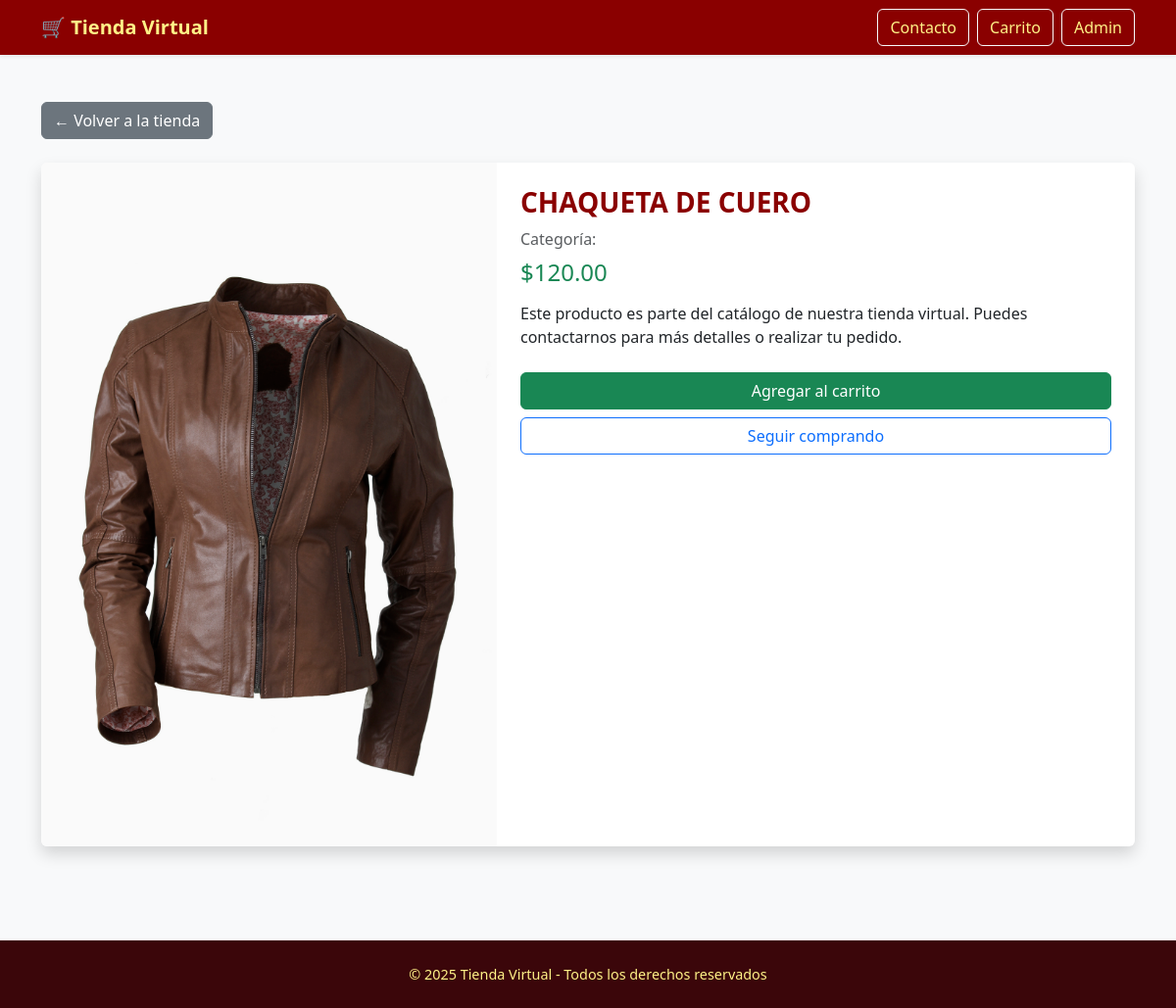
The page /index.php?action=detalle&id=7 on the database its author committed.
### tables this page shows
CREATE TABLE productos (
    id INT AUTO_INCREMENT PRIMARY KEY,
    nombre VARCHAR(100) NOT NULL,
    precio DECIMAL(10,2) NOT NULL,
    foto VARCHAR(255),
    categoria_id INT NOT NULL,
    FOREIGN KEY (categoria_id) REFERENCES categoria(id)
);

### app/controlador.php (called while the page is built, shortened)
<?php
require_once __DIR__ . '/../admin/modelo/ProductoDAO.php';
class Controller
{
    public function detalle($id)
    {
        require_once "admin/modelo/ProductoDAO.php";
        $dao = new ProductoDAO();
        $producto = $dao->buscarPorId($id);
        include "vista/detalle.php";
    }
}

### config/conexion.php (called while the page is built)
<?php
class Conexion {
    public static function conectar() {
        $env = parse_ini_file(__DIR__ . '/../.env');
        $host = $env['DB_HOST'] ?? 'localhost';
        $dbname = $env['DB_NAME'] ?? 'tienda';
        $user = $env['DB_USER'] ?? 'root';
        $pass = $env['DB_PASS'] ?? '';
        try {
            $pdo = new PDO("mysql:host=$host;dbname=$dbname", $user, $pass);
            $pdo->setAttribute(PDO::ATTR_ERRMODE, PDO::ERRMODE_EXCEPTION);
            return $pdo;
        } catch (PDOException $e) {
            die("Error en la conexión: " . $e->getMessage());
        }
    }
}

### admin/modelo/ProductoDAO.php (called while the page is built, shortened)
<?php
require_once __DIR__ . '/../../config/conexion.php';
class ProductoDAO
    {
        private $conexion;
        public function __construct()
        {
            $this->conexion = Conexion::conectar();
        }
        public function buscarPorId($id)
        {
            $sql = "SELECT * FROM productos WHERE id = ?";
            $stmt = $this->conexion->prepare($sql);
            $stmt->execute([$id]);
            return $stmt->fetch(PDO::FETCH_ASSOC);
        }
    }

### app/vista/detalle.php (the view, shortened to what this page needs)
<!DOCTYPE html>
<html lang="es">
<head>
    <link href="https://cdn.jsdelivr.net/npm/bootstrap@5.3.2/dist/css/bootstrap.min.css" rel="stylesheet">
    <link rel="stylesheet" href="assets/css/estilos.css?v=1.3">
</head>
<body class="bg-light">
    <nav class="navbar navbar-expand-lg navbar-dark bg-dark shadow-sm">
        <div class="container">
            <a class="navbar-brand fw-bold" href="index.php">🛒 Tienda Virtual</a>
            <div class="d-flex ms-auto">
                <a class="btn btn-outline-light me-2" href="index.php?action=contacto">Contacto</a>
                <a class="btn btn-outline-light me-2" href="index.php?action=verCarrito">Carrito</a>
                <a class="btn btn-outline-light" href="admin/index.php?action=login">Admin</a>
            </div>
        </div>
    </nav>
    <div class="container py-5">
        <a href="index.php" class="btn btn-secondary mb-4">← Volver a la tienda</a>
        <div class="card shadow border-0">
            <div class="row g-0">
                <div class="col-md-5">
                    <?php if ($producto['foto']): ?>
                        <img src="imagenes/<?= htmlspecialchars($producto['foto']) ?>" class="img-fluid rounded-start" alt="<?= htmlspecialchars($producto['nombre']) ?>">
                    <?php else: ?>
                        <div class="p-5 text-center text-muted">Sin imagen</div>
                    <?php endif; ?>
                </div>
                <div class="col-md-7">
                    <div class="card-body p-4">
                        <h3 class="card-title text-uppercase fw-bold" style="color: #8A0000;"><?= htmlspecialchars($producto['nombre']) ?></h3>
                        <p class="text-muted mb-2">Categoría: <?= htmlspecialchars($producto['categoria']) ?></p>
                        <h4 class="text-success mb-3">$<?= number_format($producto['precio'], 2) ?></h4>
                        <p class="card-text mb-4">Este producto es parte del catálogo de nuestra tienda virtual. Puedes contactarnos para más detalles o realizar tu pedido.</p>
                        <div class="d-grid gap-2">
                            <a href="index.php?action=agregarCarrito&id=<?= $producto['id'] ?>" class="btn btn-success">
                                Agregar al carrito
                            </a>
                            <a href="index.php" class="btn btn-outline-primary">
                                Seguir comprando
                            </a>
                        </div>
                    </div>
                </div>
            </div>
        </div>
    </div>
    <footer class="text-center py-4 mt-5" style="background-color: #3B060A; color: #FFF287;">
        <p class="mb-0">© <?= date('Y') ?> Tienda Virtual - Todos los derechos reservados</p>
    </footer>
</body>
</html>

### assets/css/estilos.css (style rules this page uses)
body { background-color: #f5f5f5; font-family: 'Segoe UI', sans-serif; color: #333; }
.navbar { background-color: #8A0000 !important; }
.navbar .navbar-brand, .navbar .btn, .navbar a { color: #FFF287 !important; }
.card { border: none; box-shadow: 0 0 10px rgba(0,0,0,0.1); }
.card-title { color: #3B060A; font-weight: bold; }
footer { font-size: 0.9rem; background-color: #3B060A; color: #FFF287; padding: 10px; text-align: center; }

### rows shown on the page
productos: foto (picture), nombre "CHAQUETA DE CUERO", precio "120.00"
